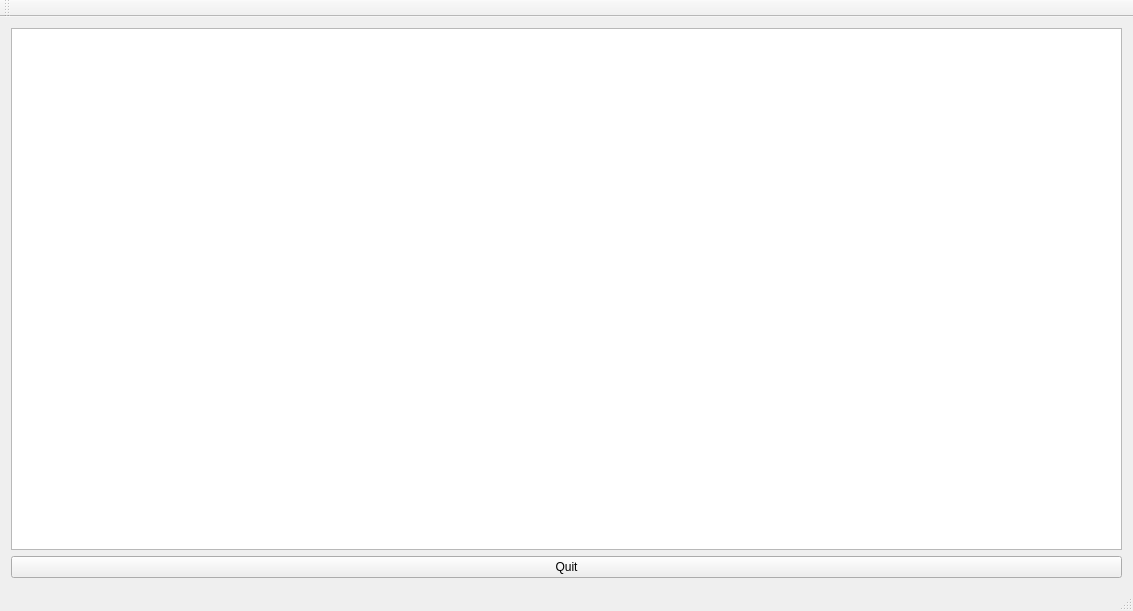
<?xml version="1.0" encoding="UTF-8"?>
<ui version="4.0">
 <class>SellBroCRMClass</class>
 <widget class="QMainWindow" name="SellBroCRMClass">
  <property name="geometry">
   <rect>
    <x>0</x>
    <y>0</y>
    <width>1133</width>
    <height>611</height>
   </rect>
  </property>
  <property name="windowTitle">
   <string>SellBroCRM</string>
  </property>
  <widget class="QWidget" name="centralWidget">
   <layout class="QVBoxLayout" name="verticalLayout">
    <item>
     <widget class="QTableView" name="mainTable">
      <property name="showGrid">
       <bool>true</bool>
      </property>
     </widget>
    </item>
    <item>
     <widget class="QPushButton" name="pushButton">
      <property name="text">
       <string>Quit</string>
      </property>
     </widget>
    </item>
   </layout>
  </widget>
  <widget class="QMenuBar" name="menuBar">
   <property name="geometry">
    <rect>
     <x>0</x>
     <y>0</y>
     <width>1133</width>
     <height>21</height>
    </rect>
   </property>
  </widget>
  <widget class="QToolBar" name="mainToolBar">
   <attribute name="toolBarArea">
    <enum>TopToolBarArea</enum>
   </attribute>
   <attribute name="toolBarBreak">
    <bool>false</bool>
   </attribute>
  </widget>
  <widget class="QStatusBar" name="statusBar"/>
 </widget>
 <layoutdefault spacing="6" margin="11"/>
 <resources/>
 <connections/>
</ui>
